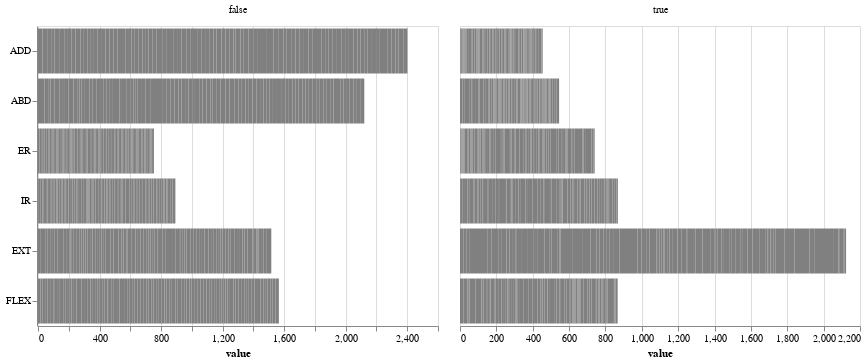

Notebook cell for this chart:
### Code cell
test_cols = ["ADD", "ABD", "ER", "IR", "EXT", "FLEX"]

alt.Chart().mark_bar(color="grey").encode(
    alt.X("value"), alt.Y("variable", title=None, scale=alt.Scale(domain=test_cols))
).facet(
    data=X_augmented.melt().assign(
        imb=lambda x: x["variable"].str[:3] == "imb",
        variable=lambda x: x["variable"].str.replace("imb. ", ""),
    ),
    column=alt.Column("imb", title=None),
).resolve_scale(
    x="independent"
)

### Figure 1 — Vega-Lite specification as saved in the notebook (floating-point values rounded to 4 significant figures; data arrays with more than 128 entries replaced by an {"elided": "..."} marker saying what was removed)
{"$schema": "https://vega.github.io/schema/vega-lite/v2.6.0.json", "config": {"view": {"height": 300, "width": 400}}, "data": {"name": "data-b887e0bc252879d3199b2c8e3044e095"}, "datasets": {"data-b887e0bc252879d3199b2c8e3044e095": {"elided": "1104 records"}}, "facet": {"column": {"field": "imb", "title": null, "type": "nominal"}}, "resolve": {"scale": {"x": "independent", "y": "shared"}}, "spec": {"encoding": {"x": {"field": "value", "type": "quantitative"}, "y": {"field": "variable", "scale": {"domain": ["ADD", "ABD", "ER", "IR", "EXT", "FLEX"]}, "title": null, "type": "nominal"}}, "mark": {"color": "grey", "type": "bar"}}}
